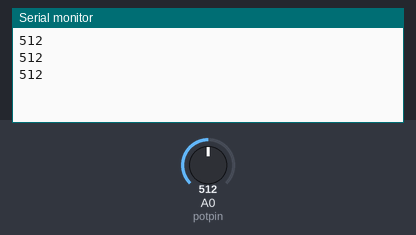
The sketch below on a simulated Arduino Uno, built with avr-gcc and run on an emulated ATmega328P. On the bench: the last lines printed to the serial monitor. The inputs (shaded band) are chosen by the test bench; at power-on: A0 (potpin) = 512.

Above: at 1.3 s.
1.4 s: A0 (potpin) set to 716
At 1.9 s:
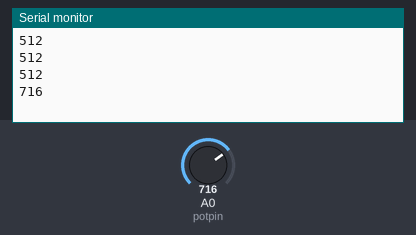
2.9 s: A0 (potpin) set to 900
At 3.4 s:
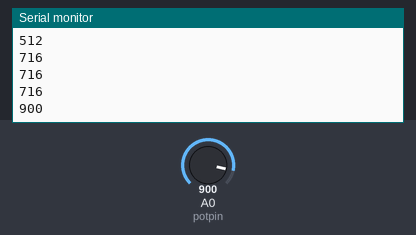
Timing chart, 0 to 5.9 s (numbered marks = the images above; inputs shaded):
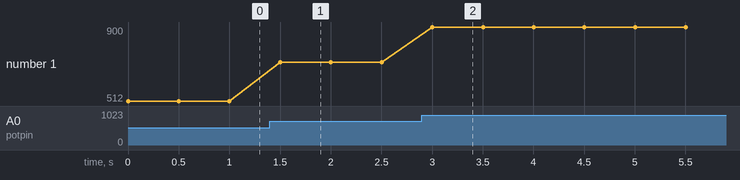

Measured:
- after the input at 1.4 s, the serial monitor: prints a new line after 0.10 s (image 1)
- after the input at 2.9 s, the serial monitor: prints a new line after 0.10 s (image 2)
- plotted number 1: 512 → 716 after the input at 1.4 s, 716 → 900 after the input at 2.9 s

The sketch:

Poti_NodeMCU.ino
```cpp
/*
Project:  Poti am NodeMCU ESP8266  
Author:   Thomas Edlinger for www.edistechlab.com
Date:     Created 28.02.2022
Version:  V1.0
*/

int potpin = 0;   //Analog pin A0 für das Potenziometer

void setup() {
  Serial.begin(115200);
}

void loop() {
  Serial.println(analogRead(potpin)); // (Wert zwischen 0 und 1023)
  delay(500);
}
```
